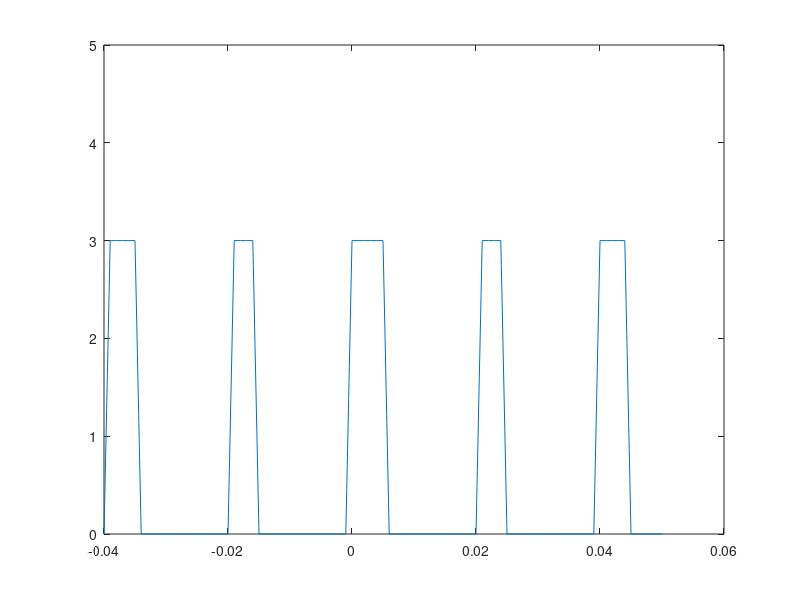
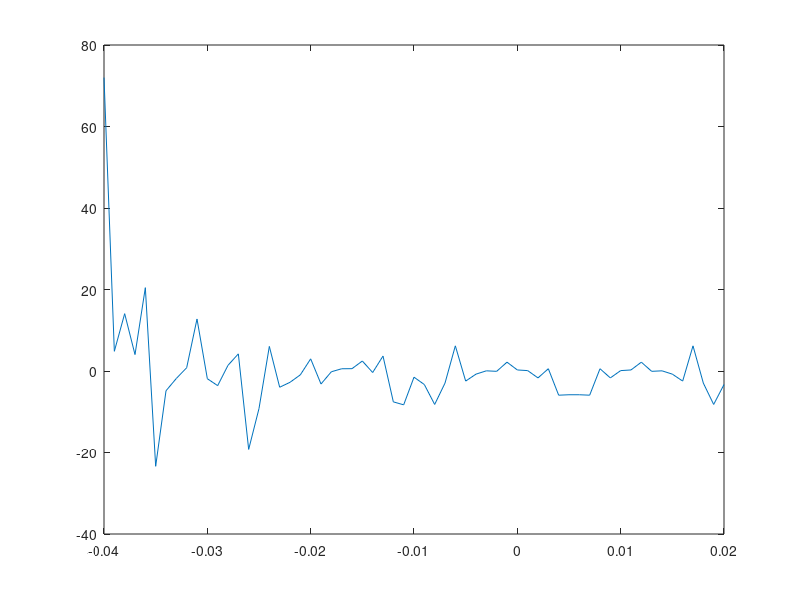

MATLAB code to generate these figures, in order:
Fs = 1e3;
t = -40e-3:1/Fs:50e-3;
A = 3;
f0 = 50;
tau = 5e-3;
s = (square(2*pi*t*f0, f0*tau*100) + 1) * A/2;
plot(t, s)
ylim([0 5]);
FFT = fft(s);
figure;
plot(t(1:61), FFT(1:61))